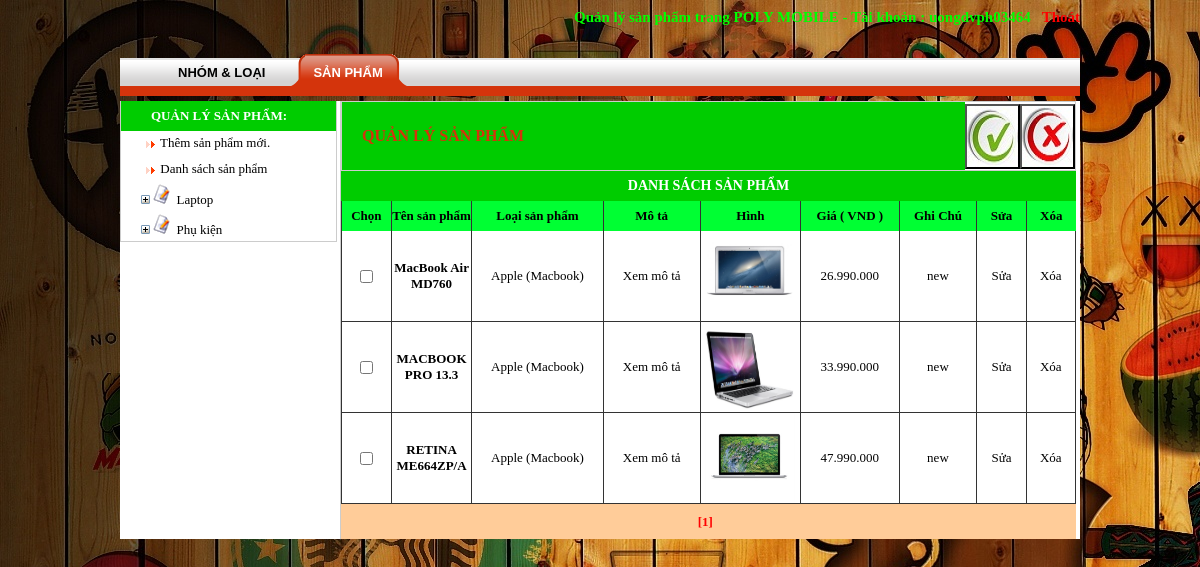
Page /shoppc/admincp/?m=sp&b=sp-list&idl=1 (signed in) on the committed database.
### tables this page shows
CREATE TABLE IF NOT EXISTS `nhomsanpham` (
  `id_nhom` int(10) NOT NULL,
  `tennhom` varchar(255) NOT NULL,
  PRIMARY KEY (`id_nhom`)
);

CREATE TABLE IF NOT EXISTS `sanpham` (
  `id` int(20) NOT NULL AUTO_INCREMENT,
  `id_loai` int(10) NOT NULL,
  `tensp` text NOT NULL,
  `mota` text NOT NULL,
  `hinh` text NOT NULL,
  `gia` int(15) NOT NULL,
  `ghichu` text NOT NULL,
  `soluongban` int(10) NOT NULL,
  `id_menu` int(10) NOT NULL,
  PRIMARY KEY (`id`)
);

CREATE TABLE IF NOT EXISTS `loaisanpham` (
  `id_loai` int(10) NOT NULL,
  `id_nhom` int(11) NOT NULL,
  `tenloaisp` text NOT NULL,
  `ghichu` varchar(255) NOT NULL,
  PRIMARY KEY (`id_loai`)
);

### shoppc/admincp/include/menu-tree.php (the view, shortened to what this page needs)
<table border="0" cellpadding="0" cellspacing="0">
<?php
	$sql=mysql_query("select * from nhomsanpham");
	$i=1;
	while($r=mysql_fetch_array($sql))
	{
		$tennhom=$r["tennhom"];$id_nhom=$r["id_nhom"];
		echo "<tr><td>
		<div style=\"padding-left:20px;\">
		<table border=0 cellspacing=0 cellpadding=0 >
		<tr><td height=30px width=100%>
		<a onclick=\"danhmuc($i);\"><img src=\"../admincp/img/expand_f.gif\" width=9 height=9 /></a>
		<img src=\"../admincp/img/file_uf.gif\" width=20 height=20 />
		<a style=\"color:#000000\" onclick='danhmuc($i);' onMouseOver=\"style.color='#0099CC'\" onMouseOut=\"style.color='#000000'\">$tennhom</a>
		</td></tr>
		</table>
		</div>";
		echo "</td></tr>";
		$i++;
	}
?>
</table>

### shoppc/admincp/include/sp-list.php (shortened to what this page needs)
<form method="post" id="frm" name="form">
<table width="735" height="70" border="0" cellspacing="0" cellpadding="0" bgcolor="#FFFFFF" bordercolordark="#FFFFFF">
	  <tr>
      	<td style="border-top:1px solid #CCCCCC; border-bottom: 1px solid #CCCCCC; border-left:1px solid #CCCCCC" bgcolor="#00CC00"><div align="left" style="color:#d4340c; font-family:Tahoma; font-size: 16px; font-weight:bold; padding-left:20px">QUẢN LÝ SẢN PHẨM
      	</div></td>
      	<td style="border-top:1px solid #CCCCCC; border-bottom: 1px solid #CCCCCC; height:65px; width:55px">
		<input type="button" value='' onClick="document.form.action='../admincp/?m=sp&b=sp-insert'; document.form.submit();" style="background:url(../images/bt_them.jpg); width:55px; height:65px;">
		</td>
		<td style="border-top:1px solid #CCCCCC; border-bottom: 1px solid #CCCCCC; border-right:1px solid #CCCCCC; height:65px; width:55px">
		<input type="button" value='' onClick="document.form.action='../admincp/?m=sp&b=sp-xl-del';document.form.submit();" style="background:url(../images/bt_xoa.jpg); width:55px; height:65px;">
        </td>
      </tr>
    </table>
<table width="735" border="0" cellspacing="0" cellpadding="0">
  <tr>
    <td colspan="9" class="tieude" align="center">DANH SÁCH SẢN PHẨM</td>
  </tr>
  <tr height="30" bgcolor="#00FF33">
    <td align="center" width="50" style="border-left:1px solid #333;border-right:1px solid #333"><strong>Chọn</strong></td>
    <td align="center" width="80" style="border-right:1px solid #333"><strong>Tên sản phẩm</strong></td>
    <td align="center" width="135" style="border-right:1px solid #333"><strong>Loại sản phẩm</strong></td>
    <td align="center" width="100" style="border-right:1px solid #333"><strong>Mô tả</strong></td>
    <td align="center" width="100" style="border-right:1px solid #333"><strong>Hình</strong></td>
    <td align="center" width="100" style="border-right:1px solid #333"><strong>Giá ( VND )</strong></td>
    <td align="center" width="80" style="border-right:1px solid #333"><strong>Ghi Chú</strong></td>
    <td align="center" width="50" style="border-right:1px solid #333"><strong>Sửa</strong></td>
    <td align="center" width="50"><strong>Xóa</strong></td>
  </tr>
<?php
		$idl=$_GET["idl"];
		if(isset($_REQUEST["idl"])){
	        $kq=mysql_query("select count(*) from sanpham,loaisanpham where sanpham.id_loai=loaisanpham.id_loai and sanpham.id_loai=$idl"); }
		else{
	        $kq=mysql_query("select count(*) from sanpham"); }
        $r=mysql_fetch_array($kq);
        $numrow=$r[0];
        $pagesize=20;
        $pagecount=ceil($numrow/$pagesize);
        $segsize=5;
        if(!isset($_GET["page"]))
			 $curpage=1;
        else
        	 $curpage=$_GET["page"];
        $curseg=($curpage % $segsize==0)?($curpage/$segsize):(int)($curpage/$segsize+1);
		$k=($curpage-1)*$pagesize;
		if(isset($_REQUEST["idl"])){
			$sql3="select sanpham.*,loaisanpham.id_loai,loaisanpham.tenloaisp from sanpham,loaisanpham where sanpham.id_loai=loaisanpham.id_loai and sanpham.id_loai=$idl order by tensp limit $k,$pagesize";}
		else{
			$sql3="select * from sanpham order by tensp limit $k,$pagesize";}
		$kq3=mysql_query($sql3);
		if(!$kq3)
			echo "";
		else{
		while($r3=mysql_fetch_array($kq3))
		{
			$tensp=$r3['tensp']; $mota=$r3['mota'] ; $ghichu=$r3["ghichu"];
			$hinh=$r3['hinh'] ; $gia=number_format($r3['gia'],0,'','.') ;$id=$r3["id"];
			$sql2="select * from loaisanpham,sanpham where loaisanpham.id_loai=sanpham.id_loai and sanpham.id='$id'";
			$kq2=mysql_query($sql2);
			while($r2=mysql_fetch_array($kq2))
			{
				$tenloaisp=$r2["tenloaisp"];
  ?>
  <tr>
  <td width="50" align="center" style="border-left:1px solid #333;border-bottom:1px solid #333; border-right:1px solid #333">
  <input type="checkbox" name="chon[]" value="<?php echo $id; ?>"/></td>
    <td width="80" align="center" style="border-bottom:1px solid #333; border-right:1px solid #333"><b><?php echo "$tensp"; ?></b></td>
    <td width="135" align="center" style="border-bottom:1px solid #333; border-right:1px solid #333"><?php echo "$tenloaisp"; ?></td>
    <td width="100" style="border-bottom:1px solid #333; border-right:1px solid #333">
	<div align="center" style="padding-left:3px; padding-right:3px;" onclick="var win=window.open('mota.php?id=<?php echo $id; ?>', 'open_window', 'width=570, height=320, left=0, top=0')">Xem mô tả</div></td>
    <td width="100" align="center" style="border-bottom:1px solid #333; border-right:1px solid #333"><div onclick="var win=window.open('../zoom.php?id=<?php echo $id; ?>', 'open_window', 'width=405, height=530, left=0, top=0')"><img src="../sanpham/small/<?php echo "$hinh"; ?>" width="90" height="90"></div></td>
	<td width="100" align="center" style="border-bottom:1px solid #333; border-right:1px solid #333"><?php echo "$gia"; ?></td>
	<td width="80" align="center" style="border-bottom:1px solid #333; border-right:1px solid #333"><?php echo "$ghichu"; ?></td>
    <td width="50" align="center" style="border-bottom:1px solid #333; border-right:1px solid #333"><a href="?m=sp&b=sp-update&id=<?php echo $id; ?>">Sửa</a></td>
    <td width="50" align="center" style="border-bottom:1px solid #333; border-right:1px solid #333"><a href="?m=sp&b=sp-del&id=<?php echo $id; ?>" onclick="return check()">Xóa</a>
    </td>
  </tr>
 <?php
	  		}
		}
		}
 ?>
  <tr>
	<td colspan="9" class="ketthuc" bgcolor="#ffcc99">
 <?php
    if($numrow==0)
		echo "Không tìm thấy sản phẩm nào!!";
	else{
	if(isset($_REQUEST["idl"])){
			$n=$curseg*$segsize<=$pagecount?$curseg*$segsize:$pagecount;
			for($i=($curseg-1)*$segsize+1;$i<=$n;$i++)
			{
				if($curpage==$i)
					echo "<a href='?m=sp&b=sp-list&idl=$idl&page=".$i."'><font color='#FF0000'>[".$i."]</font></a> &nbsp;";
				else
					echo "<a href='?m=sp&b=sp-list&idl=$idl&page=".$i."'><font color='#000'>[".$i."]</font></a> &nbsp;";
			}
	}
	}
?>
    </td>
  </tr>
</table>
</form>

### shoppc/admincp/css/main.css (style rules this page uses)
body { background-repeat: repeat-y; margin-left: 0px; margin-top: 0px; margin-right: 0px; margin-bottom: 0px; text-align: center; font-family:Tahoma; font-size:13px; background-image:url(../../images/bg3.jpg); background-attachment: fixed; }
a:link { text-decoration: none; color:#000000; }
.tieude { color:#FFFFFF; font-family:Tahoma; font-size: 14px; font-weight:bold; background-color:#00CC00;;height:30px; }
.ketthuc { text-align:center; background-color:#fffffff; height:35px; color:#FFFFFF; font-weight:bold; }

### rows in the picture
nhomsanpham: tennhom "Laptop"
nhomsanpham: tennhom "Phụ kiện"
sanpham: tensp "MacBook Air MD760", id_loai.tenloaisp "Apple (Macbook)", hinh (picture), gia "26.990.000", ghichu "new"
sanpham: tensp "MACBOOK PRO 13.3", id_loai.tenloaisp "Apple (Macbook)", hinh (picture), gia "33.990.000", ghichu "new"
sanpham: tensp "RETINA ME664ZP/A", id_loai.tenloaisp "Apple (Macbook)", hinh (picture), gia "47.990.000", ghichu "new"

### other values in the picture
$_SESSION['useradmin'] "uongdvph03464"
